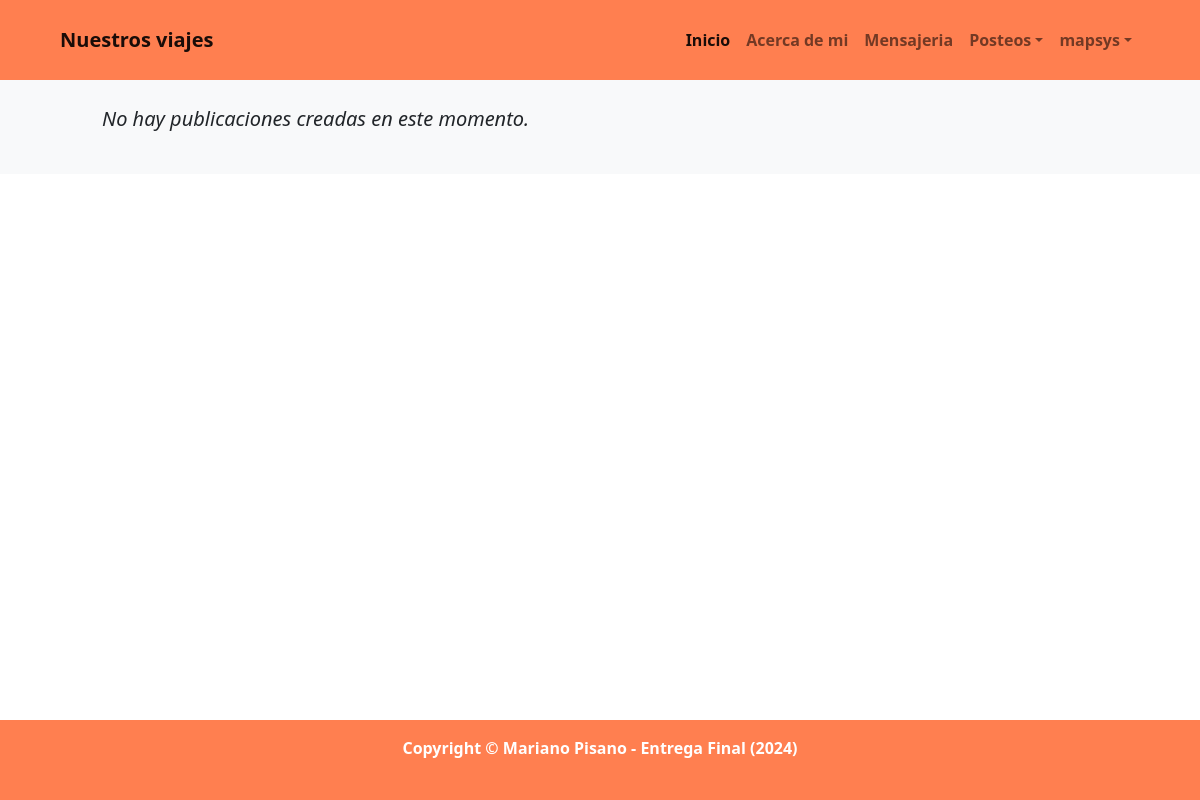
/posteos/ (signed in), run on an earlier commit of the app's database.
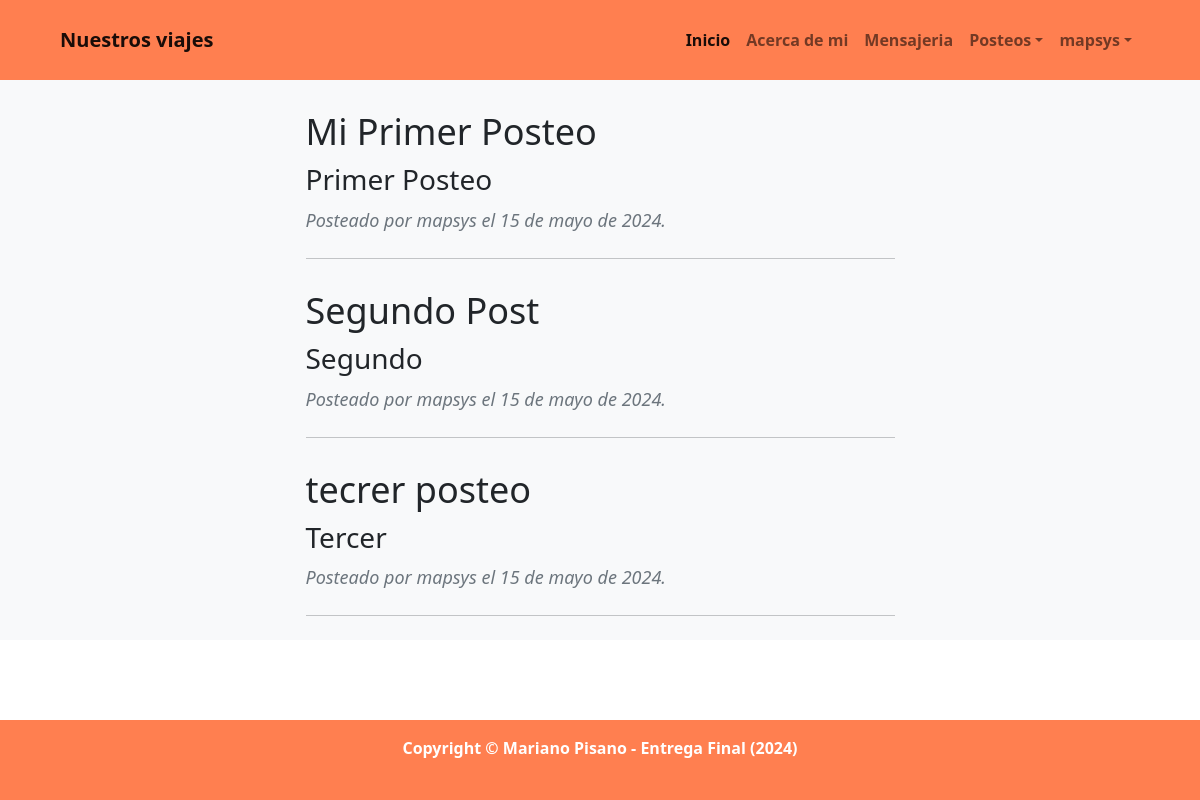
And on a later commit of the database.
### posteos/models.py (models this page shows)
class Posteo(models.Model):
    titulo         = models.CharField(max_length=255)
    subtitulo      = models.CharField(max_length=255)
    contenido      = RichTextField(null=True)
    autor          = models.ForeignKey(User, on_delete=models.CASCADE)
    fecha_creacion = models.DateField(auto_now_add=True, auto_now=False)
    imagen         = models.ImageField(upload_to='galeria', null=True, blank=True)

### posteos/views.py (the view)
# urls.py: path("", views.posteo_list, name="home"),
@login_required
def posteo_list(request):
    consulta = request.GET.get("consulta", None)
    if consulta:
        print(consulta)
        query = models.Posteo.objects.filter(titulo__icontains=consulta)
    else:
        query = models.Posteo.objects.all()
    context = {"posts": query}
    return render(request, "posteos/posteo_list.html", context)

### posteos/templates/posteos/posteo_list.html (shortened to what this page needs)
{% extends 'core/base.html' %}
{% load static %}
{% block bloque_contenido %}
<section class="bg-light">
    <div class="container px-4 px-lg-5">
        {% if posts %}
            <div class="row gx-4 gx-lg-5 justify-content-center">
                <div class="col-md-10 col-lg-8 col-xl-7">
                    {% for post in posts %}
                        <div class="post-preview">
                            <a href={% url 'posteos:posteo_detail' post.id %}>
                                <h2 class="post-title">{{ post.titulo }}</h2>
                                <h3 class="post-subtitle">{{ post.subtitulo }}</h3>
                            </a>
                            <p class="post-meta">
                                Posteado por {{ post.autor }} el {{ post.fecha_creacion }}.
                            </p>
                        </div>
                        <hr class="my-4"/>
                    {% endfor %}
                </div>
            </div>
        {% else %}
            <div class="p-3 p-lg-4 lead fst-italic">
                <p>No hay publicaciones creadas en este momento.</p>
            </div>
        {% endif %}
    </div>
</section>
{% endblock bloque_contenido %}

### core/templates/core/base.html (shortened to what this page needs)
{% load static %}
<!DOCTYPE html>
<html lang="en">
<head>
    {% load static %}
    <link rel="stylesheet"
          href="https://cdn.jsdelivr.net/npm/bootstrap-icons@1.9.1/font/bootstrap-icons.css">
    <link href="{% static 'css/styles.css' %}" rel="stylesheet" />
</head>
<body>
{% load static %}
<nav style="background-color: coral;
            color: black;
            font-weight: bold;
            height: 80px"
     class="navbar navbar-expand-lg navbar-light ">
  <div class="container-fluid">
    <a class="navbar-brand px-5 " href="{% url 'core:home' %}">Nuestros viajes</a>
    <div class="collapse navbar-collapse me-5" id="navbarSupportedContent">
      <ul class="navbar-nav ms-auto py-4 py-lg-0">
        <li class="nav-item">
          <a class="nav-link active"
             aria-current="page"
             href="{% url 'core:home' %}">Inicio</a>
        </li>
        <li class="nav-item">
          <a class="nav-link"
             href="{% url 'core:about' %}">Acerca de mi</a>
        </li>
        {% if request.user.is_authenticated %}
          <li class="nav-item">
            <a class="nav-link" href="{% url 'mensajes:home' %}">Mensajeria</a>
          </li>
          <li class="nav-item dropdown">
            <a class="nav-link dropdown-toggle"
               href="#"
               role="button"
               data-bs-toggle="dropdown"
               aria-expanded="false">Posteos</a>
          </li>
          <li class="nav-item dropdown">
            <a class="nav-link dropdown-toggle"
               href="#"
               role="button"
               data-bs-toggle="dropdown"
               aria-expanded="false">{{ request.user.username }}</a>
          </li>
        {% endif %}
      </ul>
    </div>
  </div>
</nav>
{% block bloque_contenido %}
{% endblock bloque_contenido %}
<footer style="background-color: coral;
               color: black;
               font-weight: bold;
               height: 80px"
        class="footer mt-auto py-3 fixed-bottom ">
  <div class="container">
    <p class="m-0 text-center text-white">Copyright &copy; Mariano Pisano - Entrega Final (2024)</p>
  </div>
</footer>
</body>
</html>

What changed in the data, as far as the page shows it:
added Posteo: titulo "Mi Primer Posteo", subtitulo "Primer Posteo", autor "mapsys", fecha_creacion "15 de mayo de 2024"
added Posteo: titulo "Segundo Post", subtitulo "Segundo", autor "mapsys", fecha_creacion "15 de mayo de 2024"
added Posteo: titulo "tecrer posteo", subtitulo "Tercer", autor "mapsys", fecha_creacion "15 de mayo de 2024"
Also different on the page:
text no longer shown: "No hay publicaciones creadas en este momento."
